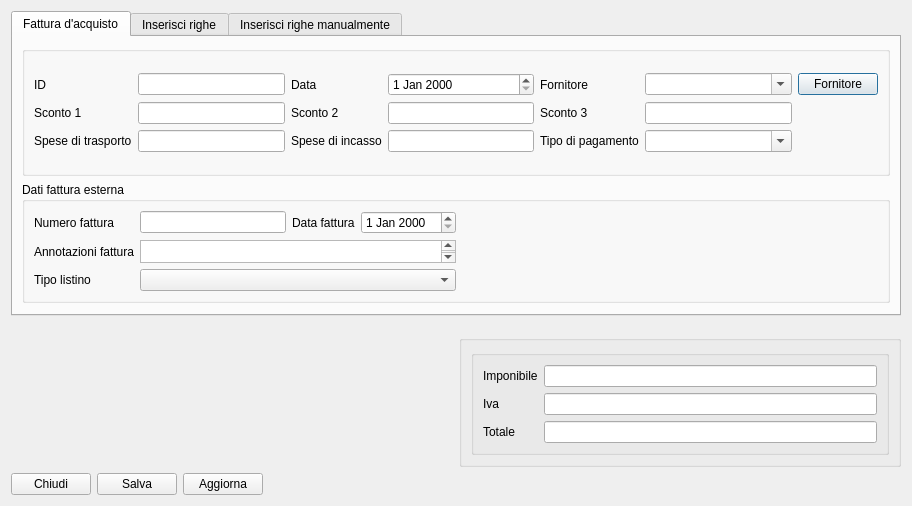
<?xml version="1.0" encoding="UTF-8"?>
<ui version="4.0">
 <class>fatt_new</class>
 <widget class="QDialog" name="fatt_new">
  <property name="geometry">
   <rect>
    <x>0</x>
    <y>0</y>
    <width>912</width>
    <height>506</height>
   </rect>
  </property>
  <property name="windowTitle">
   <string>Dati fattura</string>
  </property>
  <property name="windowIcon">
   <iconset>
    <normaloff>:/images/logo.png</normaloff>:/images/logo.png</iconset>
  </property>
  <layout class="QGridLayout" name="gridLayout_3">
   <item row="0" column="0" colspan="2">
    <widget class="QTabWidget" name="tabWidget_1">
     <property name="styleSheet">
      <string notr="true"/>
     </property>
     <property name="currentIndex">
      <number>0</number>
     </property>
     <widget class="QWidget" name="tabWidget_1Page1">
      <attribute name="title">
       <string>Fattura d'acquisto</string>
      </attribute>
      <layout class="QGridLayout" name="gridLayout_5">
       <item row="0" column="0" colspan="2">
        <widget class="QGroupBox" name="groupBox_4">
         <property name="minimumSize">
          <size>
           <width>0</width>
           <height>130</height>
          </size>
         </property>
         <property name="maximumSize">
          <size>
           <width>16777215</width>
           <height>130</height>
          </size>
         </property>
         <property name="sizeIncrement">
          <size>
           <width>0</width>
           <height>130</height>
          </size>
         </property>
         <property name="baseSize">
          <size>
           <width>0</width>
           <height>130</height>
          </size>
         </property>
         <property name="title">
          <string/>
         </property>
         <layout class="QGridLayout" name="gridLayout_12">
          <item row="0" column="0">
           <layout class="QGridLayout" name="gridLayout">
            <item row="0" column="0">
             <widget class="QLabel" name="label">
              <property name="text">
               <string>ID</string>
              </property>
             </widget>
            </item>
            <item row="0" column="1">
             <widget class="QLineEdit" name="id"/>
            </item>
            <item row="0" column="2">
             <widget class="QLabel" name="label_2">
              <property name="text">
               <string>Data</string>
              </property>
             </widget>
            </item>
            <item row="0" column="3">
             <widget class="QDateEdit" name="data_fat"/>
            </item>
            <item row="0" column="4">
             <widget class="QLabel" name="label_3">
              <property name="text">
               <string>Fornitore</string>
              </property>
             </widget>
            </item>
            <item row="1" column="1">
             <widget class="QLineEdit" name="sconto_1"/>
            </item>
            <item row="0" column="5">
             <widget class="QComboBox" name="forn">
              <property name="editable">
               <bool>true</bool>
              </property>
             </widget>
            </item>
            <item row="1" column="0">
             <widget class="QLabel" name="label_4">
              <property name="text">
               <string>Sconto 1</string>
              </property>
             </widget>
            </item>
            <item row="1" column="3">
             <widget class="QLineEdit" name="sconto_2"/>
            </item>
            <item row="1" column="2">
             <widget class="QLabel" name="label_5">
              <property name="text">
               <string>Sconto 2</string>
              </property>
             </widget>
            </item>
            <item row="1" column="5">
             <widget class="QLineEdit" name="sconto_3"/>
            </item>
            <item row="1" column="4">
             <widget class="QLabel" name="label_6">
              <property name="text">
               <string>Sconto 3</string>
              </property>
             </widget>
            </item>
            <item row="2" column="1">
             <widget class="QLineEdit" name="sp_tr"/>
            </item>
            <item row="2" column="0">
             <widget class="QLabel" name="label_7">
              <property name="text">
               <string>Spese di trasporto</string>
              </property>
             </widget>
            </item>
            <item row="2" column="3">
             <widget class="QLineEdit" name="sp_in"/>
            </item>
            <item row="2" column="2">
             <widget class="QLabel" name="label_8">
              <property name="text">
               <string>Spese di incasso</string>
              </property>
             </widget>
            </item>
            <item row="2" column="4">
             <widget class="QLabel" name="label_9">
              <property name="text">
               <string>Tipo di pagamento</string>
              </property>
             </widget>
            </item>
            <item row="2" column="5">
             <widget class="QComboBox" name="t_pagam">
              <property name="editable">
               <bool>true</bool>
              </property>
             </widget>
            </item>
            <item row="0" column="6">
             <widget class="QPushButton" name="fornitore_fatt">
              <property name="text">
               <string>Fornitore</string>
              </property>
              <property name="icon">
               <iconset resource="../fabaria.qrc">
                <normaloff>:/images/system-users.png</normaloff>:/images/system-users.png</iconset>
              </property>
              <property name="default">
               <bool>true</bool>
              </property>
             </widget>
            </item>
           </layout>
          </item>
         </layout>
        </widget>
       </item>
       <item row="1" column="0" colspan="2">
        <widget class="QGroupBox" name="groupBox_2">
         <property name="minimumSize">
          <size>
           <width>0</width>
           <height>121</height>
          </size>
         </property>
         <property name="maximumSize">
          <size>
           <width>16777215</width>
           <height>121</height>
          </size>
         </property>
         <property name="sizeIncrement">
          <size>
           <width>0</width>
           <height>121</height>
          </size>
         </property>
         <property name="baseSize">
          <size>
           <width>0</width>
           <height>121</height>
          </size>
         </property>
         <property name="title">
          <string>Dati fattura esterna</string>
         </property>
         <layout class="QGridLayout" name="gridLayout_7">
          <item row="0" column="0" rowspan="2">
           <layout class="QGridLayout" name="gridLayout_4">
            <item row="0" column="0">
             <widget class="QLabel" name="label_10">
              <property name="text">
               <string>Numero fattura</string>
              </property>
             </widget>
            </item>
            <item row="0" column="1">
             <widget class="QLineEdit" name="n_fatt">
              <property name="styleSheet">
               <string notr="true"/>
              </property>
             </widget>
            </item>
            <item row="0" column="2">
             <widget class="QLabel" name="label_11">
              <property name="text">
               <string>Data fattura</string>
              </property>
             </widget>
            </item>
            <item row="0" column="3">
             <widget class="QDateEdit" name="dateEdit"/>
            </item>
            <item row="1" column="0">
             <widget class="QLabel" name="label_12">
              <property name="text">
               <string>Annotazioni fattura</string>
              </property>
             </widget>
            </item>
            <item row="1" column="1" colspan="3">
             <widget class="QTextEdit" name="textEdit"/>
            </item>
            <item row="2" column="0">
             <widget class="QLabel" name="label_16">
              <property name="text">
               <string>Tipo listino</string>
              </property>
             </widget>
            </item>
            <item row="2" column="1" colspan="3">
             <widget class="QComboBox" name="tipo_listino"/>
            </item>
           </layout>
          </item>
          <item row="1" column="1">
           <spacer name="horizontalSpacer_4">
            <property name="orientation">
             <enum>Qt::Horizontal</enum>
            </property>
            <property name="sizeHint" stdset="0">
             <size>
              <width>224</width>
              <height>78</height>
             </size>
            </property>
           </spacer>
          </item>
          <item row="0" column="1">
           <spacer name="horizontalSpacer_3">
            <property name="orientation">
             <enum>Qt::Horizontal</enum>
            </property>
            <property name="sizeHint" stdset="0">
             <size>
              <width>266</width>
              <height>22</height>
             </size>
            </property>
           </spacer>
          </item>
         </layout>
        </widget>
       </item>
      </layout>
     </widget>
     <widget class="QWidget" name="tab_2">
      <attribute name="title">
       <string>Inserisci righe</string>
      </attribute>
      <layout class="QGridLayout" name="gridLayout_11">
       <item row="0" column="0">
        <widget class="QTableView" name="tab_view">
         <attribute name="verticalHeaderDefaultSectionSize">
          <number>15</number>
         </attribute>
        </widget>
       </item>
       <item row="1" column="0">
        <layout class="QGridLayout" name="gridLayout_10">
         <item row="0" column="0">
          <spacer name="horizontalSpacer_5">
           <property name="orientation">
            <enum>Qt::Horizontal</enum>
           </property>
           <property name="sizeHint" stdset="0">
            <size>
             <width>40</width>
             <height>20</height>
            </size>
           </property>
          </spacer>
         </item>
         <item row="0" column="2">
          <widget class="QPushButton" name="md_riga">
           <property name="text">
            <string>Modifica riga</string>
           </property>
           <property name="icon">
            <iconset resource="../fabaria.qrc">
             <normaloff>:/images/document-edit.png</normaloff>:/images/document-edit.png</iconset>
           </property>
          </widget>
         </item>
         <item row="0" column="4">
          <widget class="QPushButton" name="import_excel_file">
           <property name="text">
            <string>Importa file excel</string>
           </property>
           <property name="icon">
            <iconset resource="../fabaria.qrc">
             <normaloff>:/images/excel.png</normaloff>:/images/excel.png</iconset>
           </property>
          </widget>
         </item>
         <item row="0" column="3">
          <widget class="QPushButton" name="el_riga">
           <property name="text">
            <string>Elimina riga</string>
           </property>
           <property name="icon">
            <iconset resource="../fabaria.qrc">
             <normaloff>:/images/edit-delete.png</normaloff>:/images/edit-delete.png</iconset>
           </property>
          </widget>
         </item>
         <item row="0" column="1">
          <widget class="QPushButton" name="n_riga">
           <property name="text">
            <string>Aggiungi riga</string>
           </property>
           <property name="icon">
            <iconset resource="../../log_man/license.qrc">
             <normaloff>:/images/dialog-ok-apply.png</normaloff>:/images/dialog-ok-apply.png</iconset>
           </property>
          </widget>
         </item>
         <item row="0" column="5">
          <spacer name="horizontalSpacer_6">
           <property name="orientation">
            <enum>Qt::Horizontal</enum>
           </property>
           <property name="sizeHint" stdset="0">
            <size>
             <width>40</width>
             <height>20</height>
            </size>
           </property>
          </spacer>
         </item>
        </layout>
       </item>
      </layout>
     </widget>
     <widget class="QWidget" name="tab">
      <attribute name="title">
       <string>Inserisci righe manualmente</string>
      </attribute>
      <layout class="QGridLayout" name="gridLayout_8">
       <item row="1" column="2">
        <widget class="QPushButton" name="del_riga">
         <property name="text">
          <string>Elimina riga</string>
         </property>
         <property name="icon">
          <iconset resource="../fabaria.qrc">
           <normaloff>:/images/edit-delete.png</normaloff>:/images/edit-delete.png</iconset>
         </property>
        </widget>
       </item>
       <item row="1" column="3">
        <widget class="QPushButton" name="insert_row">
         <property name="text">
          <string>Inserisci riga</string>
         </property>
         <property name="icon">
          <iconset resource="../../log_man/license.qrc">
           <normaloff>:/images/ok.png</normaloff>:/images/ok.png</iconset>
         </property>
        </widget>
       </item>
       <item row="1" column="0">
        <spacer name="horizontalSpacer_2">
         <property name="orientation">
          <enum>Qt::Horizontal</enum>
         </property>
         <property name="sizeHint" stdset="0">
          <size>
           <width>40</width>
           <height>20</height>
          </size>
         </property>
        </spacer>
       </item>
       <item row="0" column="0" colspan="4">
        <widget class="QTableView" name="add_row">
         <attribute name="verticalHeaderDefaultSectionSize">
          <number>20</number>
         </attribute>
        </widget>
       </item>
       <item row="1" column="1">
        <widget class="QPushButton" name="im_ex_file">
         <property name="text">
          <string>Importa da file excel</string>
         </property>
         <property name="icon">
          <iconset resource="../fabaria.qrc">
           <normaloff>:/images/excel.png</normaloff>:/images/excel.png</iconset>
         </property>
        </widget>
       </item>
      </layout>
     </widget>
    </widget>
   </item>
   <item row="2" column="0">
    <spacer name="horizontalSpacer">
     <property name="orientation">
      <enum>Qt::Horizontal</enum>
     </property>
     <property name="sizeHint" stdset="0">
      <size>
       <width>40</width>
       <height>20</height>
      </size>
     </property>
    </spacer>
   </item>
   <item row="2" column="1">
    <widget class="QGroupBox" name="groupBox">
     <property name="styleSheet">
      <string notr="true"/>
     </property>
     <layout class="QGridLayout" name="gridLayout_6">
      <item row="0" column="2" rowspan="2">
       <widget class="QGroupBox" name="groupBox_3">
        <property name="maximumSize">
         <size>
          <width>16777215</width>
          <height>120</height>
         </size>
        </property>
        <property name="title">
         <string/>
        </property>
        <layout class="QGridLayout" name="gridLayout_9">
         <item row="0" column="1">
          <widget class="QLabel" name="label_13">
           <property name="text">
            <string>Imponibile</string>
           </property>
          </widget>
         </item>
         <item row="0" column="2">
          <widget class="QLineEdit" name="imponibile">
           <property name="readOnly">
            <bool>false</bool>
           </property>
          </widget>
         </item>
         <item row="1" column="1">
          <widget class="QLabel" name="label_14">
           <property name="text">
            <string>Iva</string>
           </property>
          </widget>
         </item>
         <item row="1" column="2">
          <widget class="QLineEdit" name="iva_ft">
           <property name="readOnly">
            <bool>false</bool>
           </property>
          </widget>
         </item>
         <item row="2" column="1">
          <widget class="QLabel" name="label_15">
           <property name="text">
            <string>Totale</string>
           </property>
          </widget>
         </item>
         <item row="2" column="2">
          <widget class="QLineEdit" name="totale">
           <property name="readOnly">
            <bool>false</bool>
           </property>
          </widget>
         </item>
        </layout>
       </widget>
      </item>
     </layout>
    </widget>
   </item>
   <item row="3" column="0" colspan="2">
    <layout class="QGridLayout" name="gridLayout_2">
     <item row="1" column="0">
      <widget class="QPushButton" name="annulla">
       <property name="text">
        <string>Chiudi</string>
       </property>
       <property name="icon">
        <iconset resource="../../backup_restore_db/images.qrc">
         <normaloff>:/images/dialog-close.png</normaloff>:/images/dialog-close.png</iconset>
       </property>
      </widget>
     </item>
     <item row="1" column="3">
      <widget class="QPushButton" name="agg_fatt">
       <property name="text">
        <string>Aggiorna</string>
       </property>
       <property name="icon">
        <iconset resource="../fabaria.qrc">
         <normaloff>:/images/view-refresh.png</normaloff>:/images/view-refresh.png</iconset>
       </property>
      </widget>
     </item>
     <item row="1" column="2">
      <widget class="QPushButton" name="save">
       <property name="text">
        <string>Salva</string>
       </property>
       <property name="icon">
        <iconset resource="../fabaria.qrc">
         <normaloff>:/images/document-save.png</normaloff>:/images/document-save.png</iconset>
       </property>
      </widget>
     </item>
     <item row="1" column="4">
      <spacer name="horizontalSpacer_7">
       <property name="orientation">
        <enum>Qt::Horizontal</enum>
       </property>
       <property name="sizeHint" stdset="0">
        <size>
         <width>40</width>
         <height>20</height>
        </size>
       </property>
      </spacer>
     </item>
    </layout>
   </item>
   <item row="1" column="0" colspan="2">
    <spacer name="verticalSpacer">
     <property name="orientation">
      <enum>Qt::Vertical</enum>
     </property>
     <property name="sizeHint" stdset="0">
      <size>
       <width>20</width>
       <height>40</height>
      </size>
     </property>
    </spacer>
   </item>
  </layout>
 </widget>
 <tabstops>
  <tabstop>id</tabstop>
  <tabstop>data_fat</tabstop>
  <tabstop>forn</tabstop>
  <tabstop>fornitore_fatt</tabstop>
  <tabstop>sconto_1</tabstop>
  <tabstop>sconto_2</tabstop>
  <tabstop>sconto_3</tabstop>
  <tabstop>sp_tr</tabstop>
  <tabstop>sp_in</tabstop>
  <tabstop>t_pagam</tabstop>
  <tabstop>n_fatt</tabstop>
  <tabstop>dateEdit</tabstop>
  <tabstop>textEdit</tabstop>
  <tabstop>tipo_listino</tabstop>
  <tabstop>annulla</tabstop>
  <tabstop>save</tabstop>
  <tabstop>agg_fatt</tabstop>
  <tabstop>insert_row</tabstop>
  <tabstop>imponibile</tabstop>
  <tabstop>iva_ft</tabstop>
  <tabstop>totale</tabstop>
  <tabstop>add_row</tabstop>
 </tabstops>
 <resources>
  <include location="../../backup_restore_db/images.qrc"/>
  <include location="../../log_man/license.qrc"/>
  <include location="../fabaria.qrc"/>
 </resources>
 <connections/>
</ui>
